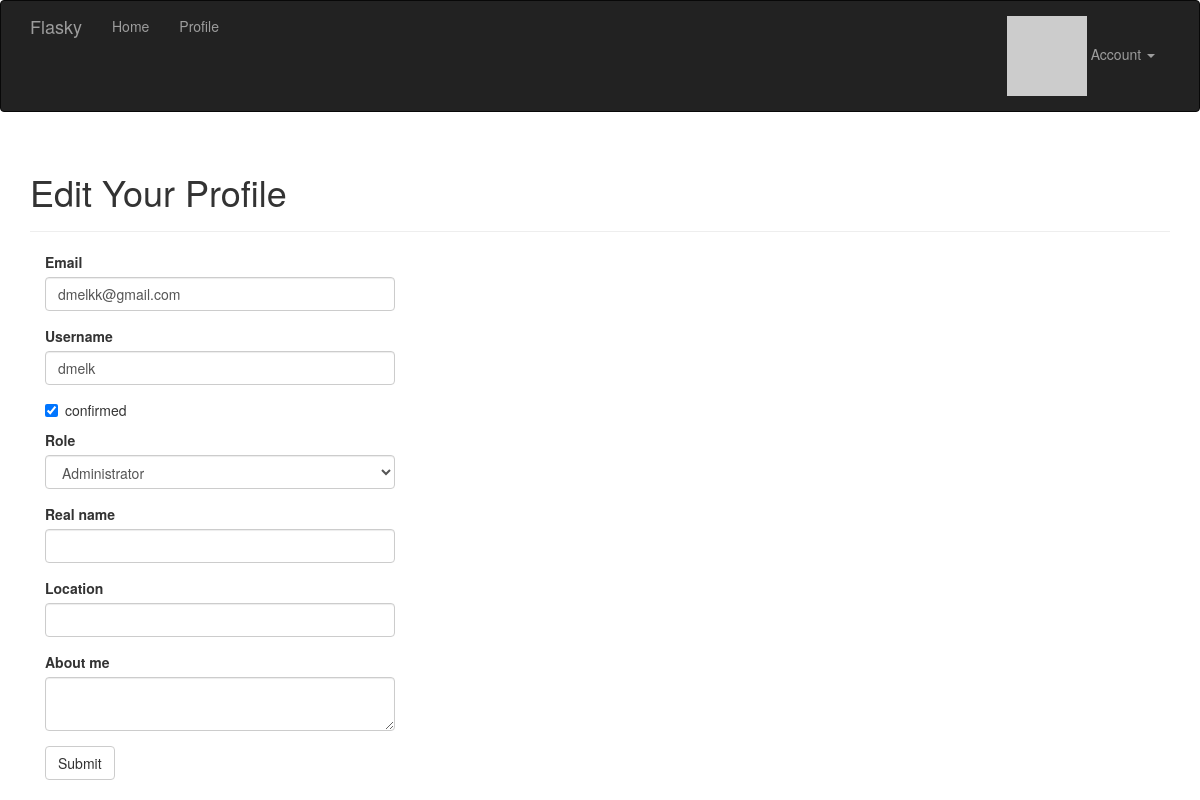
The page /edit-profile/2 (signed in) on the database its author committed.
### app/models.py (models this page shows, shortened)
class User(UserMixin, db.Model):
    __tablename__ = 'users'
    id = db.Column(db.Integer, primary_key=True)
    email = db.Column(db.String(64), unique=True, index=True)
    username = db.Column(db.String(64), unique=True, index=True)
    password_hash = db.Column(db.String(128))
    role_id = db.Column(db.Integer, db.ForeignKey('roles.id'))
    confirmed = db.Column(db.Boolean, default=True)
    name = db.Column(db.String(64))
    location = db.Column(db.String(64))
    about_me = db.Column(db.Text)
    member_since = db.Column(db.DateTime, default=datetime.utcnow())
    last_seen = db.Column(db.DateTime, default=datetime.utcnow())
    avatar_hash = db.Column(db.String(32))
    posts = db.relationship('Post', backref='author', lazy='dynamic')
    @property
    def password(self):
        return AttributeError('password is not a readable attribute')
    def can(self, permissions):
        return self.role is not None and \
                (self.role.permissions & permissions) == permissions
    def ping(self):
        self.last_seen = datetime.utcnow()
        db.session.add(self)
    def gravatar(self, size=100, default='identicon', rating='g'):
        if request.is_secure:
            url = 'http://secure.gravatar.com/avatar'
        else:
            url = 'http://www.gravatar.com/avatar'
        hash = self.avatar_hash or hashlib.md5(self.email.encode('utf-8')).hexdigest()
        return '{url}/{hash}?s={size}&d={default}&r={rating}'.format(
                url=url, hash=hash, size=size, default=default, rating=rating)

### app/main/views.py (the view, shortened to what this page needs)
@main.route('/edit-profile/<int:id>', methods=['GET', 'POST'])
@login_required
@admin_required
def edit_profile_admin(id):
    user = User.query.get_or_404(id)
    form = EditProfileAdminForm(user=user)
    form.email.data = user.email
    form.username.data = user.username
    form.confirmed.data = user.confirmed
    form.role.data = user.role_id
    form.name.data = user.name
    form.location.data = user.location
    form.about_me.data = user.about_me
    return render_template('edit_profile.html', form=form, user=user)

### app/main/forms.py (shortened to what this page needs)
class EditProfileAdminForm(Form):
    email = StringField('Email', validators=[DataRequired(), Length(1, 64),
                                             Email()])
    username = StringField('Username', validators=[
        DataRequired(), Length(1, 64), Regexp('^[A-Za-z][A-Za-z0-9_.]*$', 0,
                                             'Username must have only letters, '
                                             'numbers, dots or underscores.')])
    confirmed = BooleanField('confirmed')
    role = SelectField('Role', coerce=int)
    name = StringField('Real name', validators=[Length(0, 64)])
    location = StringField('Location', validators=[Length(0, 64)])
    about_me = TextAreaField('About me')
    submit = SubmitField('Submit')
    def __init__(self, user, *args, **kwargs):
        super(EditProfileAdminForm, self).__init__(*args, **kwargs)
        self.role.choices = [(role.id, role.name)
                             for role in Role.query.order_by(Role.name).all()]
        self.user = user

### app/auth/views.py (called while the page is built)
@auth.before_app_request
def before_request():
    if current_user.is_authenticated:
        current_user.ping()
        if not current_user.confirmed \
                and request.endpoint[:5] != 'auth.':
                    return redirect(url_for('auth.unconfirmed'))

### app/models.py (called while the page is built)
@login_manager.user_loader
def load_user(user_id):
    return User.query.get(int(user_id))

### app/templates/edit_profile.html (shortened to what this page needs)
{% extends "base.html" %}
{% import "bootstrap/wtf.html" as wtf %}
{% block page_content %}
<div class="page-header">
    <h1>Edit Your Profile</h1>
</div>
<div class="col-md-4">
    {{  wtf.quick_form(form) }}
</div>
{% endblock page_content %}

### rows shown on the page
User: email "dmelkk@gmail.com", username "dmelk", confirmed "☑", role "Administrator"
